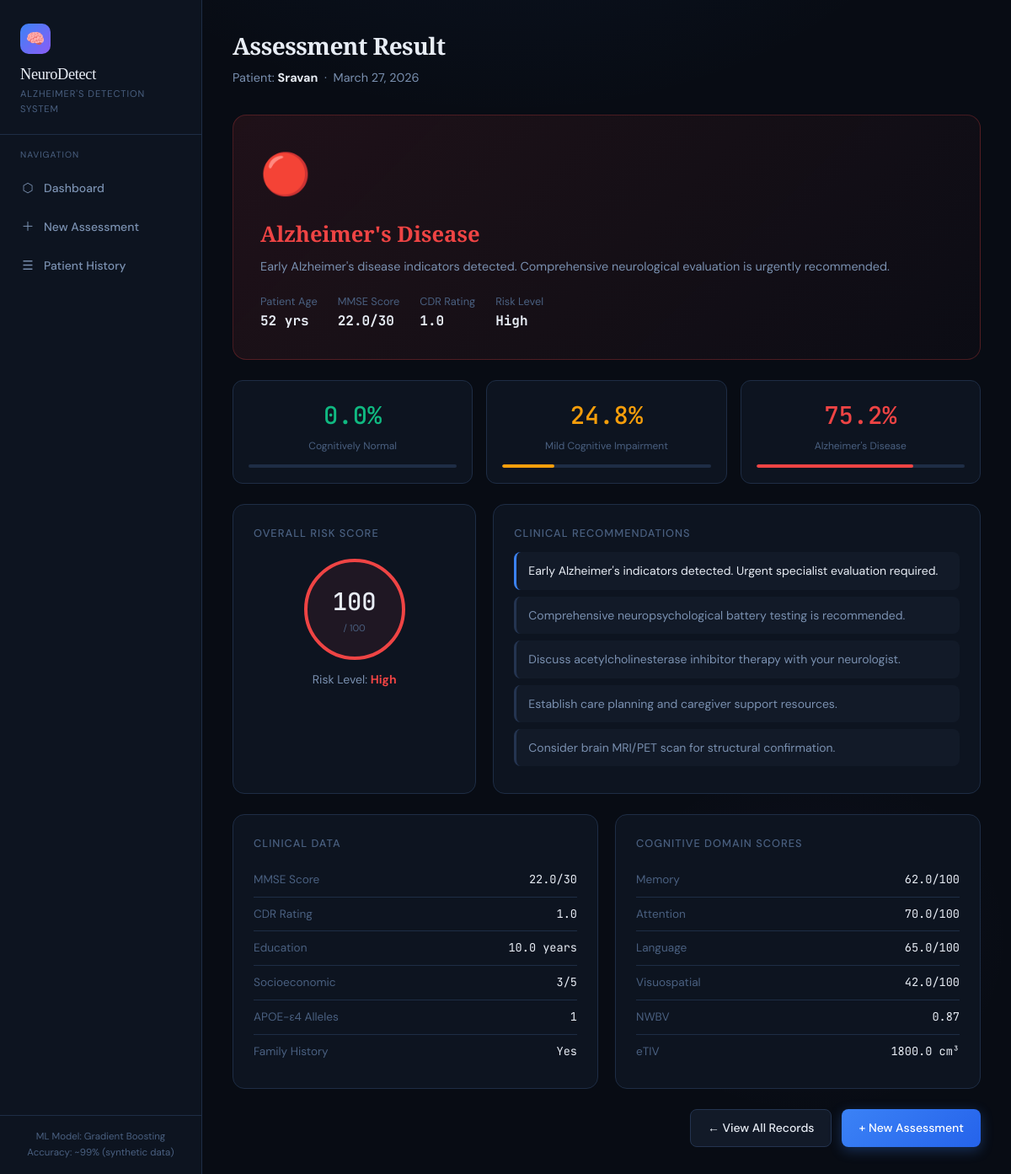
Screenshot of /result/2/ with the database file from the repository.
### alzheimer_app/models.py (models this page shows, shortened)
class PatientAssessment(models.Model):
    GENDER_CHOICES = [('M', 'Male'), ('F', 'Female'), ('O', 'Other')]
    APOE4_CHOICES = [(0, '0 alleles'), (1, '1 allele'), (2, '2 alleles')]
    RESULT_CHOICES = [
        ('healthy', 'Cognitively Normal'),
        ('mci', 'Mild Cognitive Impairment'),
        ('alzheimer', "Alzheimer's Disease"),
    ]
    patient_name = models.CharField(max_length=100, blank=True, default='Anonymous')
    patient_age = models.IntegerField()
    gender = models.CharField(max_length=1, choices=GENDER_CHOICES)
    created_at = models.DateTimeField(default=timezone.now)
    mmse_score = models.FloatField()
    cdr_score = models.FloatField()
    education_years = models.FloatField()
    socioeconomic_status = models.IntegerField()
    etiv = models.FloatField()
    nwbv = models.FloatField()
    asf = models.FloatField()
    memory_score = models.FloatField()
    attention_score = models.FloatField()
    language_score = models.FloatField()
    visuospatial_score = models.FloatField()
    family_history = models.BooleanField(default=False)
    apoe4_alleles = models.IntegerField(choices=APOE4_CHOICES, default=0)
    prediction = models.CharField(max_length=20, choices=RESULT_CHOICES, blank=True)
    confidence_healthy = models.FloatField(default=0.0)
    confidence_mci = models.FloatField(default=0.0)
    confidence_alzheimer = models.FloatField(default=0.0)
    risk_score = models.FloatField(default=0.0)
    class Meta:
        ordering = ['-created_at']
    @property
    def result_label(self):
        labels = {'healthy': 'Cognitively Normal', 'mci': 'Mild Cognitive Impairment', 'alzheimer': "Alzheimer's Disease"}
        return labels.get(self.prediction, 'Unknown')
    @property
    def risk_level(self):
        if self.risk_score < 33: return 'Low'
        elif self.risk_score < 66: return 'Moderate'
        return 'High'

### alzheimer_app/views.py (the view)
# urls.py: path('result/<int:pk>/', views.result, name='result'),
def result(request, pk):
    a = get_object_or_404(PatientAssessment, pk=pk)
    recommendations = get_recommendations(a.prediction, a.risk_score)
    return render(request, 'alzheimer_app/result.html', {'assessment': a, 'recommendations': recommendations})

### alzheimer_app/templates/alzheimer_app/result.html (shortened to what this page needs)
{% extends "alzheimer_app/base.html" %}
{% block content %}
<div class="page-header">
  <h1>Assessment Result</h1>
  <p>Patient: <strong style="color:var(--text)">{{ assessment.patient_name|default:"Anonymous" }}</strong> &nbsp;·&nbsp; {{ assessment.created_at|date:"F j, Y" }}</p>
</div>
<div class="result-hero {{ assessment.prediction }}">
  <div class="result-icon">
    {% if assessment.prediction == 'healthy' %}✅{% elif assessment.prediction == 'mci' %}⚠️{% else %}🔴{% endif %}
  </div>
  <div class="result-label {{ assessment.prediction }}">{{ assessment.result_label }}</div>
  <div class="result-desc">
    {% if assessment.prediction == 'healthy' %}No significant cognitive impairment indicators detected. Continue preventive care and annual screening.
    {% elif assessment.prediction == 'mci' %}Mild Cognitive Impairment detected. This may represent an early stage of Alzheimer's. Specialist evaluation recommended.
    {% else %}Early Alzheimer's disease indicators detected. Comprehensive neurological evaluation is urgently recommended.{% endif %}
  </div>
  <div class="result-meta">
    <div class="result-meta-item"><span>Patient Age</span><strong>{{ assessment.patient_age }} yrs</strong></div>
    <div class="result-meta-item"><span>MMSE Score</span><strong>{{ assessment.mmse_score }}/30</strong></div>
    <div class="result-meta-item"><span>CDR Rating</span><strong>{{ assessment.cdr_score }}</strong></div>
    <div class="result-meta-item"><span>Risk Level</span><strong>{{ assessment.risk_level }}</strong></div>
  </div>
</div>
<div class="confidence-grid">
  <div class="conf-card">
    <div class="conf-pct" style="color:var(--green)">{{ assessment.confidence_healthy }}%</div>
    <div class="conf-label">Cognitively Normal</div>
    <div class="conf-bar" style="background:var(--border); overflow:hidden;"><div style="width:{{ assessment.confidence_healthy }}%; height:4px; background:var(--green); border-radius:2px;"></div></div>
  </div>
  <div class="conf-card">
    <div class="conf-pct" style="color:var(--amber)">{{ assessment.confidence_mci }}%</div>
    <div class="conf-label">Mild Cognitive Impairment</div>
    <div class="conf-bar" style="background:var(--border); overflow:hidden;"><div style="width:{{ assessment.confidence_mci }}%; height:4px; background:var(--amber); border-radius:2px;"></div></div>
  </div>
  <div class="conf-card">
    <div class="conf-pct" style="color:var(--red)">{{ assessment.confidence_alzheimer }}%</div>
    <div class="conf-label">Alzheimer's Disease</div>
    <div class="conf-bar" style="background:var(--border); overflow:hidden;"><div style="width:{{ assessment.confidence_alzheimer }}%; height:4px; background:var(--red); border-radius:2px;"></div></div>
  </div>
</div>
<div style="display:grid; grid-template-columns: 1fr 2fr; gap: 20px; margin-bottom: 24px;">
  <div class="card">
    <div class="card-title">Overall Risk Score</div>
    <div class="risk-gauge-wrap">
      <div class="risk-circle {% if assessment.risk_score < 33 %}low{% elif assessment.risk_score < 66 %}moderate{% else %}high{% endif %}">
        <div class="risk-num">{{ assessment.risk_score|floatformat:0 }}</div>
        <div class="risk-unit">/ 100</div>
      </div>
      <div style="font-size:0.875rem; color:var(--text2);">
        Risk Level: <strong style="color:{% if assessment.risk_score < 33 %}var(--green){% elif assessment.risk_score < 66 %}var(--amber){% else %}var(--red){% endif %}">{{ assessment.risk_level }}</strong>
      </div>
    </div>
  </div>
  <div class="card">
    <div class="card-title">Clinical Recommendations</div>
    <ul class="rec-list">
      {% for rec in recommendations %}
      <li>{{ rec }}</li>
      {% endfor %}
    </ul>
  </div>
</div>
<div class="data-grid">
  <div class="card">
    <div class="card-title">Clinical Data</div>
    <div class="data-row"><span class="key">MMSE Score</span><span class="val">{{ assessment.mmse_score }}/30</span></div>
    <div class="data-row"><span class="key">CDR Rating</span><span class="val">{{ assessment.cdr_score }}</span></div>
    <div class="data-row"><span class="key">Education</span><span class="val">{{ assessment.education_years }} years</span></div>
    <div class="data-row"><span class="key">Socioeconomic</span><span class="val">{{ assessment.socioeconomic_status }}/5</span></div>
    <div class="data-row"><span class="key">APOE-ε4 Alleles</span><span class="val">{{ assessment.apoe4_alleles }}</span></div>
    <div class="data-row"><span class="key">Family History</span><span class="val">{{ assessment.family_history|yesno:"Yes,No" }}</span></div>
  </div>
    <div class="card">
    <div class="card-title">Cognitive Domain Scores</div>
    <div class="data-row"><span class="key">Memory</span>
      <span class="val">{{ assessment.memory_score }}/100</span></div>
    <div class="data-row"><span class="key">Attention</span>
      <span class="val">{{ assessment.attention_score }}/100</span></div>
    <div class="data-row"><span class="key">Language</span>
      <span class="val">{{ assessment.language_score }}/100</span></div>
    <div class="data-row"><span class="key">Visuospatial</span>
      <span class="val">{{ assessment.visuospatial_score }}/100</span></div>
    <div class="data-row"><span class="key">NWBV</span><span class="val">{{ assessment.nwbv }}</span></div>
    <div class="data-row"><span class="key">eTIV</span><span class="val">{{ assessment.etiv }} cm³</span></div>
  </div>
</div>
<div style="display:flex; gap:12px; justify-content:flex-end;">
  <a href="{% url 'history' %}" class="btn btn-secondary">← View All Records</a>
  <a href="{% url 'assessment' %}" class="btn btn-primary">+ New Assessment</a>
</div>
{% endblock %}

### alzheimer_app/templates/alzheimer_app/base.html (style rules this page uses)
:root { --bg: #080c14; --surface: #0d1420; --surface2: #121a28; --border: #1e2d45; --border2: #243450; --text: #e8edf5; --text2: #7a90b0; --text3: #4a6080; --accent: #3b82f6; --accent2: #60a5fa; --green: #10b981; --amber: #f59e0b; --red: #ef4444; --purple: #8b5cf6; --cyan: #06b6d4; --glow: rgba(59,130,246,0.15); }
*, *::before, *::after { box-sizing: border-box; margin: 0; padding: 0; }
html { scroll-behavior: smooth; }
body { font-family: 'DM Sans', sans-serif; background: var(--bg); color: var(--text); min-height: 100vh; line-height: 1.6; background-image: radial-gradient(ellipse 80% 50% at 50% -20%, rgba(59,130,246,0.08) 0%, transparent 60%), radial-gradient(ellipse 40% 30% at 80% 80%, rgba(139,92,246,0.05) 0%, transparent 50%); }
.page-header { margin-bottom: 32px; }
.page-header h1 { font-family: 'Playfair Display', serif; font-size: 1.75rem; font-weight: 700; color: var(--text); letter-spacing: -0.02em; }
.page-header p { color: var(--text2); font-size: 0.9rem; margin-top: 4px; }
.card { background: var(--surface); border: 1px solid var(--border); border-radius: 14px; padding: 24px; }
.card-title { font-size: 0.8rem; text-transform: uppercase; letter-spacing: 0.08em; color: var(--text3); margin-bottom: 12px; font-weight: 500; }
.btn { display: inline-flex; align-items: center; gap: 8px; padding: 10px 20px; border-radius: 8px; font-family: 'DM Sans', sans-serif; font-size: 0.875rem; font-weight: 500; cursor: pointer; border: none; text-decoration: none; transition: all 0.2s; }
.btn-primary { background: linear-gradient(135deg, var(--accent), #2563eb); color: white; box-shadow: 0 4px 15px rgba(59,130,246,0.3); }
.btn-secondary { background: var(--surface2); color: var(--text); border: 1px solid var(--border2); }

### alzheimer_app/templates/alzheimer_app/result.html (style rules this page uses)
.result-hero { border-radius: 16px; padding: 32px; margin-bottom: 24px; position: relative; overflow: hidden; border: 1px solid; }
.result-hero.alzheimer { background: linear-gradient(135deg, rgba(239,68,68,0.1), rgba(239,68,68,0.02)); border-color: rgba(239,68,68,0.25); }
.result-icon { font-size: 3rem; margin-bottom: 12px; }
.result-label { font-family: 'Playfair Display', serif; font-size: 1.6rem; font-weight: 700; margin-bottom: 6px; }
.result-label.alzheimer { color: var(--red); }
.result-desc { color: var(--text2); font-size: 0.9rem; }
.result-meta { display: flex; gap: 24px; margin-top: 20px; flex-wrap: wrap; }
.result-meta-item { font-size: 0.8rem; }
.result-meta-item span { color: var(--text3); display: block; }
.result-meta-item strong { font-family: 'JetBrains Mono', monospace; font-size: 1rem; color: var(--text); }
.confidence-grid { display: grid; grid-template-columns: 1fr 1fr 1fr; gap: 16px; margin-bottom: 24px; }
.conf-card { background: var(--surface); border: 1px solid var(--border); border-radius: 12px; padding: 18px; text-align: center; }
.conf-pct { font-family: 'JetBrains Mono', monospace; font-size: 1.8rem; font-weight: 500; }
.conf-label { font-size: 0.75rem; color: var(--text3); margin-top: 4px; }
.conf-bar { height: 4px; border-radius: 2px; margin-top: 12px; }
.risk-gauge-wrap { text-align: center; padding: 8px 0; }
.risk-circle { width: 120px; height: 120px; border-radius: 50%; display: flex; align-items: center; justify-content: center; flex-direction: column; margin: 0 auto 12px; border: 4px solid; }
.risk-circle.high { border-color: var(--red); background: rgba(239,68,68,0.08); }
.risk-num { font-family: 'JetBrains Mono', monospace; font-size: 1.8rem; font-weight: 500; }
.risk-unit { font-size: 0.7rem; color: var(--text3); }
.rec-list { list-style: none; }
.rec-list li { padding: 11px 14px; margin-bottom: 8px; background: var(--surface2); border-radius: 8px; font-size: 0.875rem; color: var(--text2); border-left: 3px solid var(--border2); }
.rec-list li:first-child { border-left-color: var(--accent); }
.rec-list li:first-child { color: var(--text); }
.data-grid { display: grid; grid-template-columns: 1fr 1fr; gap: 20px; margin-bottom: 24px; }
.data-row { display: flex; justify-content: space-between; padding: 9px 0; border-bottom: 1px solid var(--border); font-size: 0.85rem; }
.data-row:last-child { border-bottom: none; }
.data-row .key { color: var(--text3); }
.data-row .val { font-family: 'JetBrains Mono', monospace; color: var(--text); }

### rows the page displays
PatientAssessment: patient_name "Sravan", created_at "March 27, 2026", result_label "Alzheimer's Disease", patient_age "52", mmse_score "22.0", cdr_score "1.0", risk_level "High", confidence_healthy "0.0", confidence_mci "24.8", confidence_alzheimer "75.2", risk_score "100", education_years "10.0", socioeconomic_status "3", apoe4_alleles "1", family_history "Yes", memory_score "62.0", attention_score "70.0", language_score "65.0", visuospatial_score "42.0", nwbv "0.87", etiv "1800.0"

### other values shown
{{ rec }} "Early Alzheimer's indicators detected. Urgent specialist evaluation required." "Comprehensive neuropsychological battery testing is recommended." "Discuss acetylcholinesterase inhibitor therapy with your neurologist." "Establish care planning and caregiver support resources." "Consider brain MRI/PET scan for structural confirmation."
